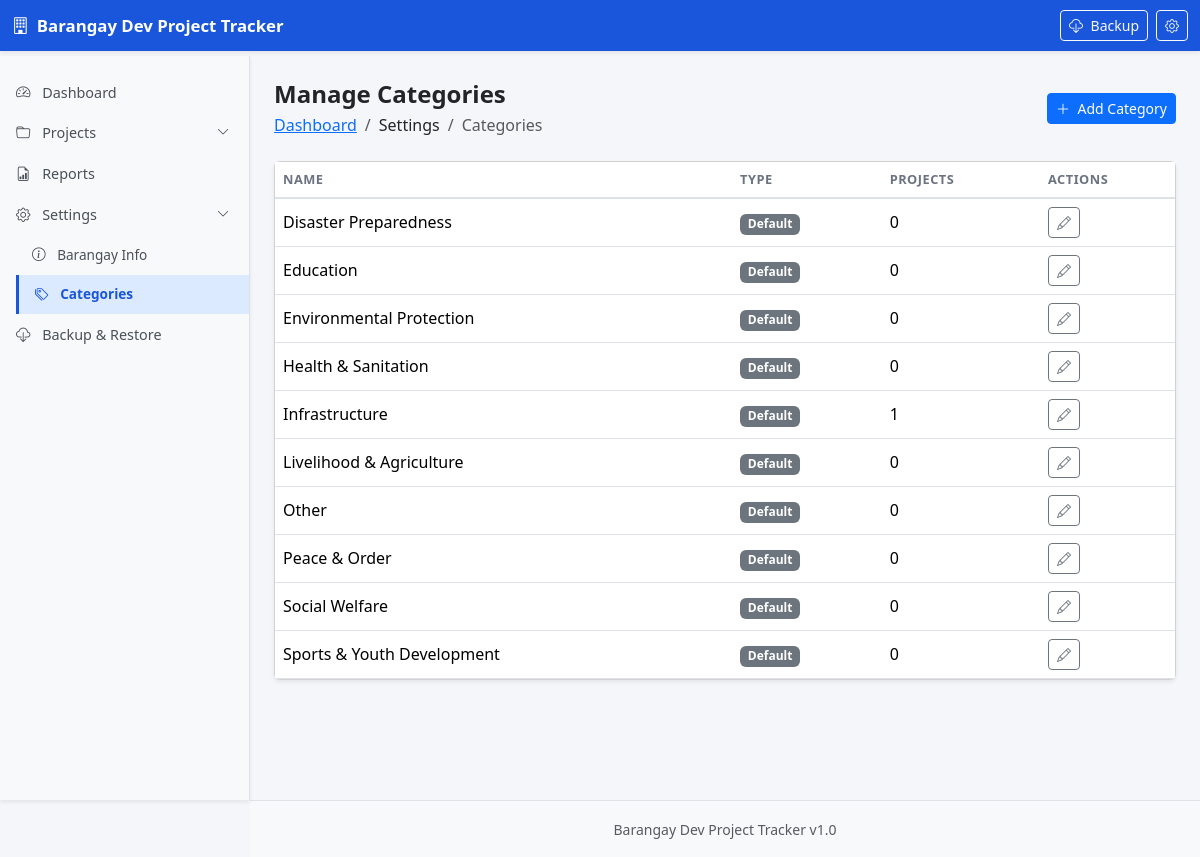
Before: /pages/settings/categories.php with the older database file.
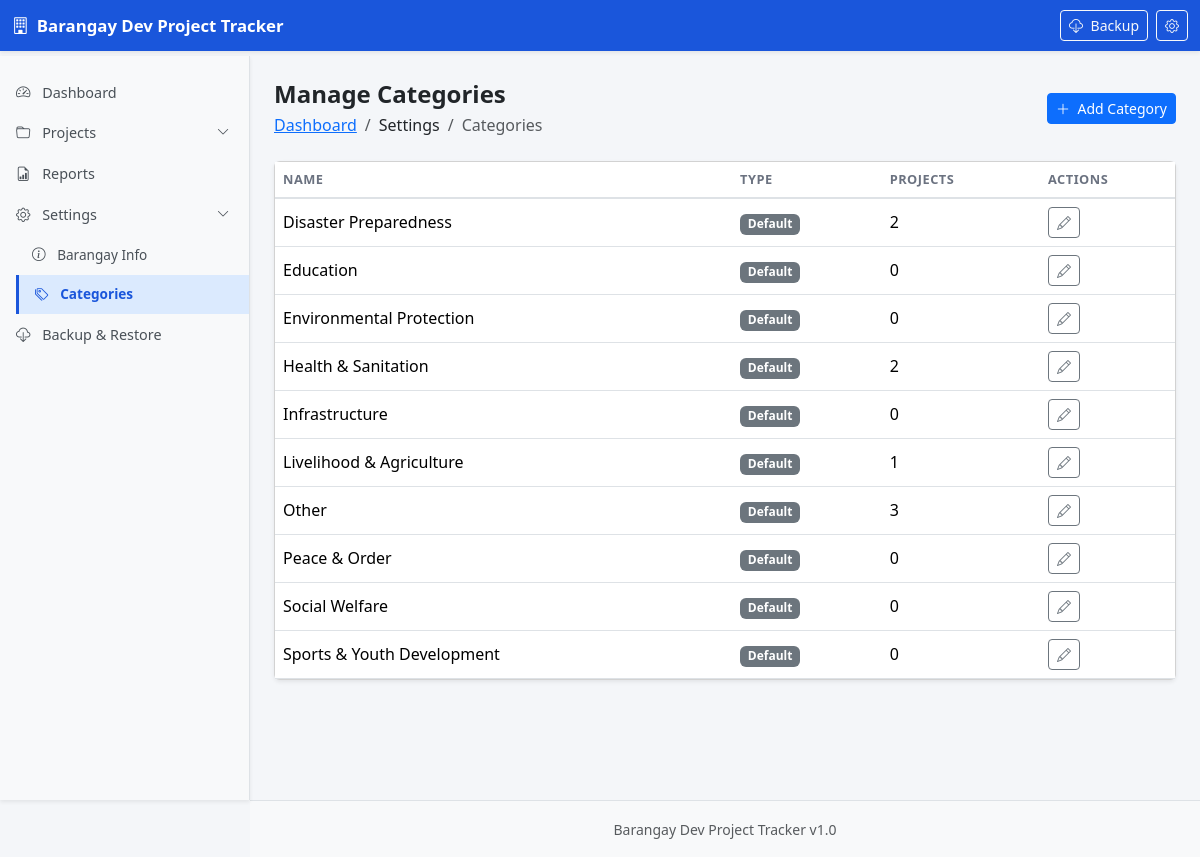
After: the same page with the newer database file.
### tables this page shows
CREATE TABLE `categories` (
  `id` int(11) NOT NULL AUTO_INCREMENT,
  `name` varchar(100) NOT NULL,
  `is_default` tinyint(1) DEFAULT 0,
  `created_at` timestamp NOT NULL DEFAULT current_timestamp(),
  PRIMARY KEY (`id`),
  UNIQUE KEY `name` (`name`)
);

### includes/functions.php (called while the page is built, shortened)
<?php
function sanitize($input) {
    return htmlspecialchars($input ?? '', ENT_QUOTES, 'UTF-8');
}
function getCurrentPath() {
    return $_SERVER['SCRIPT_NAME'] ?? '';
}

### pages/settings/categories.php (the view, shortened to what this page needs)
<?php
require_once __DIR__ . '/../../includes/header.php';
$categories = $pdo->query("
    SELECT c.*, COUNT(p.id) as project_count
    FROM categories c
    LEFT JOIN projects p ON c.id = p.category_id AND p.is_deleted = 0
    GROUP BY c.id
    ORDER BY c.is_default DESC, c.name ASC
")->fetchAll();
?>
<div class="d-flex justify-content-between align-items-center mb-4">
    <div>
        <h4 class="mb-1 fw-bold">Manage Categories</h4>
        <nav aria-label="breadcrumb">
            <ol class="breadcrumb mb-0 small">
                <li class="breadcrumb-item"><a href="<?= BASE_URL ?>/">Dashboard</a></li>
                <li class="breadcrumb-item">Settings</li>
                <li class="breadcrumb-item active">Categories</li>
            </ol>
        </nav>
    </div>
    <button type="button" class="btn btn-primary btn-sm" data-bs-toggle="modal" data-bs-target="#addModal">
        <i class="bi bi-plus-lg me-1"></i> Add Category
    </button>
</div>
<div class="card shadow-sm">
    <div class="card-body p-0">
        <div class="table-responsive">
            <table class="table table-hover align-middle mb-0">
                <thead>
                    <tr>
                        <th>Name</th>
                        <th>Type</th>
                        <th>Projects</th>
                        <th style="width: 15%">Actions</th>
                    </tr>
                </thead>
                <tbody>
                    <?php foreach ($categories as $cat): ?>
                    <tr>
                        <td class="fw-medium"><?= sanitize($cat['name']) ?></td>
                        <td>
                            <?php if ($cat['is_default']): ?>
                                <span class="badge bg-secondary">Default</span>
                            <?php else: ?>
                                <span class="badge bg-info">Custom</span>
                            <?php endif; ?>
                        </td>
                        <td><?= $cat['project_count'] ?></td>
                        <td>
                            <div class="btn-group btn-group-sm">
                                <button type="button" class="btn btn-outline-secondary" title="Edit"
                                        data-bs-toggle="modal" data-bs-target="#editModal"
                                        data-id="<?= $cat['id'] ?>" data-name="<?= sanitize($cat['name']) ?>">
                                    <i class="bi bi-pencil"></i>
                                </button>
                            </div>
                        </td>
                    </tr>
                    <?php endforeach; ?>
                </tbody>
            </table>
        </div>
    </div>
</div>
<?php
require_once __DIR__ . '/../../includes/footer.php';
?>

### includes/header.php (shortened to what this page needs)
<?php
require_once __DIR__ . '/functions.php';
?>
<!DOCTYPE html>
<html lang="en">
<head>
    <link rel="stylesheet" href="<?= BASE_URL ?>/assets/css/bootstrap.min.css">
    <link rel="stylesheet" href="<?= BASE_URL ?>/assets/fonts/bootstrap-icons.min.css">
    <link rel="stylesheet" href="<?= BASE_URL ?>/assets/css/custom.css">
</head>
<body>
    <nav class="navbar navbar-expand-lg navbar-dark bg-primary fixed-top shadow-sm">
        <div class="container-fluid">
            <a class="navbar-brand d-flex align-items-center" href="<?= BASE_URL ?>/">
                <i class="bi bi-building me-2"></i>
                <span class="fw-bold"><?= APP_NAME ?></span>
            </a>
            <div class="d-flex align-items-center ms-auto">
                <a href="<?= BASE_URL ?>/pages/backup/index.php" class="btn btn-outline-light btn-sm me-2" title="Backup & Restore">
                    <i class="bi bi-cloud-download"></i>
                    <span class="d-none d-md-inline ms-1">Backup</span>
                </a>
                <a href="<?= BASE_URL ?>/pages/settings/index.php" class="btn btn-outline-light btn-sm" title="Settings">
                    <i class="bi bi-gear"></i>
                </a>
            </div>
        </div>
    </nav>
    <div class="d-flex" id="wrapper">
        <?php include __DIR__ . '/sidebar.php'; ?>
        <div id="main-content" class="flex-grow-1">
            <div class="container-fluid p-4">

### includes/sidebar.php (shortened to what this page needs)
<?php
$currentPath = getCurrentPath();
$isProjectsSection = strpos($currentPath, '/pages/projects/') !== false;
$isSettingsSection = strpos($currentPath, '/pages/settings/') !== false;
?>
<nav id="sidebar" class="bg-light border-end shadow-sm">
    <div class="sidebar-content pt-3">
        <ul class="nav flex-column">
            <li class="nav-item">
                <a class="nav-link <?= ($currentPath === '/mantoy/' || $currentPath === '/mantoy/index.php') ? 'active' : '' ?>" href="<?= BASE_URL ?>/">
                    <i class="bi bi-speedometer2 me-2"></i> Dashboard
                </a>
            </li>
            <li class="nav-item">
                <a class="nav-link d-flex justify-content-between align-items-center <?= $isProjectsSection ? '' : 'collapsed' ?>"
                   data-bs-toggle="collapse" href="#projectsSubmenu" role="button"
                   aria-expanded="<?= $isProjectsSection ? 'true' : 'false' ?>">
                    <span><i class="bi bi-folder me-2"></i> Projects</span>
                    <i class="bi bi-chevron-down small"></i>
                </a>
            </li>
            <li class="nav-item">
                <a class="nav-link <?= strpos($currentPath, '/pages/reports/') !== false ? 'active' : '' ?>" href="<?= BASE_URL ?>/pages/reports/index.php">
                    <i class="bi bi-file-earmark-bar-graph me-2"></i> Reports
                </a>
            </li>
            <li class="nav-item">
                <a class="nav-link d-flex justify-content-between align-items-center <?= $isSettingsSection ? '' : 'collapsed' ?>"
                   data-bs-toggle="collapse" href="#settingsSubmenu" role="button"
                   aria-expanded="<?= $isSettingsSection ? 'true' : 'false' ?>">
                    <span><i class="bi bi-gear me-2"></i> Settings</span>
                    <i class="bi bi-chevron-down small"></i>
                </a>
                <div class="collapse <?= $isSettingsSection ? 'show' : '' ?>" id="settingsSubmenu">
                    <ul class="nav flex-column ms-3">
                        <li class="nav-item">
                            <a class="nav-link <?= strpos($currentPath, 'settings/index.php') !== false ? 'active' : '' ?>" href="<?= BASE_URL ?>/pages/settings/index.php">
                                <i class="bi bi-info-circle me-2"></i> Barangay Info
                            </a>
                        </li>
                        <li class="nav-item">
                            <a class="nav-link <?= strpos($currentPath, 'categories.php') !== false ? 'active' : '' ?>" href="<?= BASE_URL ?>/pages/settings/categories.php">
                                <i class="bi bi-tags me-2"></i> Categories
                            </a>
                        </li>
                    </ul>
                </div>
            </li>
            <li class="nav-item">
                <a class="nav-link <?= strpos($currentPath, '/pages/backup/') !== false ? 'active' : '' ?>" href="<?= BASE_URL ?>/pages/backup/index.php">
                    <i class="bi bi-cloud-download me-2"></i> Backup & Restore
                </a>
            </li>
        </ul>
    </div>
</nav>

### includes/footer.php (shortened to what this page needs)
            </div>
        </div>
    </div>
    <footer class="text-center text-muted py-3 border-top bg-light" id="main-footer">
        <small><?= APP_NAME ?> v<?= APP_VERSION ?></small>
    </footer>
</body>
</html>

### assets/css/custom.css (style rules this page uses)
:root { --sidebar-width: 250px; --navbar-height: 56px; --primary-color: #1a56db; }
body { padding-top: var(--navbar-height); background-color: #f4f6f9; font-family: 'Segoe UI', system-ui, -apple-system, sans-serif; }
.navbar.bg-primary { background-color: var(--primary-color) !important; }
.navbar-brand { font-size: 1.05rem; }
#sidebar { width: var(--sidebar-width); min-height: calc(100vh - var(--navbar-height)); position: fixed; top: var(--navbar-height); left: 0; z-index: 1000; overflow-y: auto; transition: transform 0.3s ease; }
#sidebar .nav-link { color: #495057; padding: 0.6rem 1rem; font-size: 0.9rem; border-radius: 0; transition: background-color 0.15s ease; }
#sidebar .nav-link.active { background-color: #dbeafe; color: #1a56db; font-weight: 600; border-left: 3px solid #1a56db; }
#sidebar .nav-link i { width: 20px; text-align: center; }
#sidebar .collapse .nav-link { padding-left: 1rem; font-size: 0.85rem; }
#main-content { margin-left: var(--sidebar-width); min-height: calc(100vh - var(--navbar-height)); }
#main-footer { margin-left: var(--sidebar-width); }
.table th { font-size: 0.8rem; text-transform: uppercase; letter-spacing: 0.5px; color: #6b7280; border-bottom-width: 2px; }

Changed rows visible on the page:
changed categories "Disaster Preparedness": project_count "0" → "2"
changed categories "Health & Sanitation": project_count "0" → "2"
changed categories "Infrastructure": project_count "1" → "0"
changed categories "Livelihood & Agriculture": project_count "0" → "1"
changed categories "Other": project_count "0" → "3"
